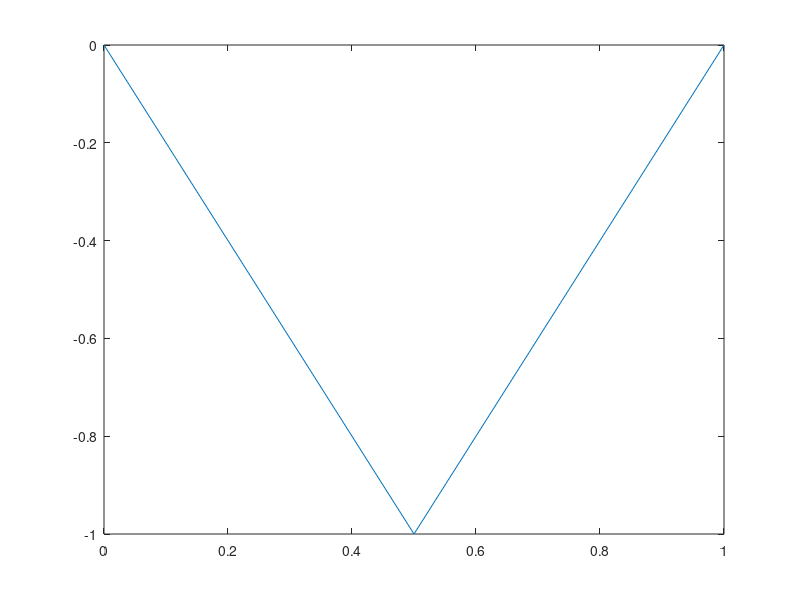

MATLAB code for this plot:
prompt = 'Choose the number of N ';
N= input(prompt);

Array = zeros(N,N); % Matrix declaration

for i=2:N-1;
    Array(i,i-1) = 1; 
    Array(i,i) = -2; 
    Array(i,i+1) = 1;
end

Array(1,1)=1;
Array(N,N)=1;

b=zeros(N,1);

if mod(N,2)==1
b((N+1)/2,1)=1;
end

x=0:1/(N-1):1;
y=inv(Array)*b;

plot(x,y);
